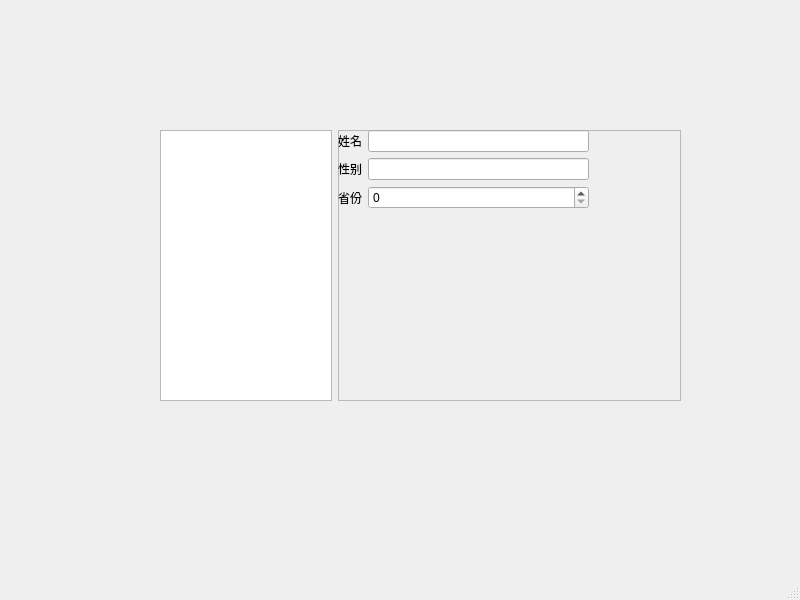
<?xml version="1.0" encoding="UTF-8"?>
<ui version="4.0">
 <class>MainWindow</class>
 <widget class="QMainWindow" name="MainWindow">
  <property name="geometry">
   <rect>
    <x>0</x>
    <y>0</y>
    <width>800</width>
    <height>600</height>
   </rect>
  </property>
  <property name="sizePolicy">
   <sizepolicy hsizetype="Preferred" vsizetype="Preferred">
    <horstretch>0</horstretch>
    <verstretch>0</verstretch>
   </sizepolicy>
  </property>
  <property name="windowTitle">
   <string>MainWindow</string>
  </property>
  <widget class="QWidget" name="centralwidget">
   <widget class="QWidget" name="horizontalLayoutWidget">
    <property name="geometry">
     <rect>
      <x>160</x>
      <y>130</y>
      <width>521</width>
      <height>271</height>
     </rect>
    </property>
    <layout class="QHBoxLayout" name="horizontalLayout">
     <item>
      <widget class="QTreeView" name="treeView">
       <property name="sizePolicy">
        <sizepolicy hsizetype="Expanding" vsizetype="Expanding">
         <horstretch>1</horstretch>
         <verstretch>0</verstretch>
        </sizepolicy>
       </property>
      </widget>
     </item>
     <item>
      <widget class="QFrame" name="frame">
       <property name="sizePolicy">
        <sizepolicy hsizetype="Expanding" vsizetype="Preferred">
         <horstretch>2</horstretch>
         <verstretch>0</verstretch>
        </sizepolicy>
       </property>
       <property name="frameShape">
        <enum>QFrame::StyledPanel</enum>
       </property>
       <property name="frameShadow">
        <enum>QFrame::Raised</enum>
       </property>
       <widget class="QWidget" name="formLayoutWidget">
        <property name="geometry">
         <rect>
          <x>0</x>
          <y>0</y>
          <width>251</width>
          <height>191</height>
         </rect>
        </property>
        <layout class="QFormLayout" name="formLayout">
         <item row="0" column="0">
          <widget class="QLabel" name="label">
           <property name="text">
            <string>姓名</string>
           </property>
          </widget>
         </item>
         <item row="0" column="1">
          <widget class="QLineEdit" name="lineEdit"/>
         </item>
         <item row="1" column="0">
          <widget class="QLabel" name="label_2">
           <property name="text">
            <string>性别</string>
           </property>
          </widget>
         </item>
         <item row="1" column="1">
          <widget class="QLineEdit" name="lineEdit_2"/>
         </item>
         <item row="2" column="0">
          <widget class="QLabel" name="label_3">
           <property name="text">
            <string>省份</string>
           </property>
          </widget>
         </item>
         <item row="2" column="1">
          <widget class="QSpinBox" name="spinBox"/>
         </item>
        </layout>
       </widget>
      </widget>
     </item>
    </layout>
   </widget>
  </widget>
  <widget class="QMenuBar" name="menubar">
   <property name="geometry">
    <rect>
     <x>0</x>
     <y>0</y>
     <width>800</width>
     <height>23</height>
    </rect>
   </property>
  </widget>
  <widget class="QStatusBar" name="statusbar"/>
 </widget>
 <resources/>
 <connections/>
</ui>
